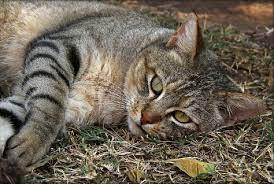
#> input picture Data Science - юни 2025/Working with Images/data/african-wildcat/af (10).jpg, 274 x 184 px; its folder holds only this picture in this run
$ jupyter execute 'Working with Images Lab.ipynb'
#> lines starting #> are read from the running program, lines starting #| are printed output that depends on the picture
[cell 1]
import numpy as np
import matplotlib.pyplot as plt
import pandas as pd
import seaborn as sns
import os
import cv2
from PIL import Image
import warnings
warnings.filterwarnings('ignore')

# Set up plotting style
plt.style.use('default')
sns.set_palette("husl")

# Working with Images Lab
## Information retrieval, preprocessing, and feature extraction

In this lab, you'll work with images of felines (cats), which have been classified according to their taxonomy. Each subfolder contains images of a particular species. The dataset is located [here](https://www.kaggle.com/datasets/datahmifitb/felis-taxonomy-image-classification) but it's also provided to you in the `data/` folder.

### Problem 1. Some exploration (1 point)
How many types of cats are there? How many images do we have of each? What is a typical image size? Are there any outliers in size?

[cell 2]
# Problem 1: Dataset Exploration
# Analyzing cat types, image counts, sizes, and outliers

def explore_cat_dataset(data_path):
    """
    Comprehensive exploration of the feline dataset
    """
    print("🐱 FELINE DATASET EXPLORATION")
    print("=" * 50)

    # 1. Count types of cats and images per type
    print("\n1. CAT TYPES AND IMAGE COUNTS")
    print("-" * 40)

    # Get all subdirectories (cat types/species)
    cat_types = []
    image_counts = {}
    image_extensions = ('.png', '.jpg', '.jpeg', '.bmp', '.tiff', '.gif')

    for item in os.listdir(data_path):
        item_path = os.path.join(data_path, item)
        if os.path.isdir(item_path):
            cat_types.append(item)

            # Count images in this category
            image_files = [f for f in os.listdir(item_path)
                          if f.lower().endswith(image_extensions)]
            image_counts[item] = len(image_files)

    # Sort by count for better visualization
    sorted_counts = dict(sorted(image_counts.items(), key=lambda x: x[1], reverse=True))

    print(f"Number of cat types: {len(cat_types)}")
    print(f"Total images: {sum(image_counts.values())}")
    print("\nImages per cat type:")
    for cat_type, count in sorted_counts.items():
        print(f"  {cat_type}: {count} images")

    return cat_types, sorted_counts

def analyze_image_sizes(data_path, cat_types):
    """
    Analyze image sizes and identify outliers
    """
    print("\n2. IMAGE SIZE ANALYSIS")
    print("-" * 40)

    # Collect image size information
    image_info = []
    image_extensions = ('.png', '.jpg', '.jpeg', '.bmp', '.tiff', '.gif')

    print("Analyzing image sizes...")
    total_images = 0

    for cat_type in cat_types:
        cat_path = os.path.join(data_path, cat_type)
        image_files = [f for f in os.listdir(cat_path)
                      if f.lower().endswith(image_extensions)]

        for img_file in image_files:
            img_path = os.path.join(cat_path, img_file)
            try:
                # Try with PIL first (faster for just getting dimensions)
                with Image.open(img_path) as img:
                    width, height = img.size

                # Get file size
                file_size = os.path.getsize(img_path)

                image_info.append({
                    'cat_type': cat_type,
                    'filename': img_file,
                    'width': width,
                    'height': height,
                    'aspect_ratio': width / height if height > 0 else 0,
                    'total_pixels': width * height,
                    'file_size_mb': file_size / (1024 * 1024)
                })

                total_images += 1
                if total_images % 100 == 0:
                    print(f"  Processed {total_images} images...")

            except Exception as e:
                print(f"  Error reading {img_path}: {e}")

    # Convert to DataFrame for easier analysis
    df = pd.DataFrame(image_info)

    # Basic statistics
    print(f"\n✅ Successfully analyzed {len(df)} images")
    print(f"✅ Skipped {total_images - len(df)} problematic images")

    print("\nIMAGE SIZE STATISTICS:")
    print(f"Width  - Min: {df['width'].min()}, Max: {df['width'].max()}, Mean: {df['width'].mean():.1f}")
    print(f"Height - Min: {df['height'].min()}, Max: {df['height'].max()}, Mean: {df['height'].mean():.1f}")
    print(f"Aspect Ratio - Min: {df['aspect_ratio'].min():.2f}, Max: {df['aspect_ratio'].max():.2f}, Mean: {df['aspect_ratio'].mean():.2f}")
    print(f"File Size (MB) - Min: {df['file_size_mb'].min():.2f}, Max: {df['file_size_mb'].max():.2f}, Mean: {df['file_size_mb'].mean():.2f}")

    return df

def identify_outliers(df):
    """
    Identify and report outliers in image sizes
    """
    print("\n3. OUTLIER DETECTION")
    print("-" * 40)

    # Function to detect outliers using IQR method
    def detect_outliers_iqr(data, column):
        Q1 = data[column].quantile(0.25)
        Q3 = data[column].quantile(0.75)
        IQR = Q3 - Q1
        lower_bound = Q1 - 1.5 * IQR
        upper_bound = Q3 + 1.5 * IQR
        return data[(data[column] < lower_bound) | (data[column] > upper_bound)]

    # Detect outliers for different metrics
    outliers_width = detect_outliers_iqr(df, 'width')
    outliers_height = detect_outliers_iqr(df, 'height')
    outliers_pixels = detect_outliers_iqr(df, 'total_pixels')
    outliers_filesize = detect_outliers_iqr(df, 'file_size_mb')

    print(f"Width outliers: {len(outliers_width)} images")
    print(f"Height outliers: {len(outliers_height)} images")
    print(f"Total pixels outliers: {len(outliers_pixels)} images")
    print(f"File size outliers: {len(outliers_filesize)} images")

    # Show extreme outliers
    print("\nEXTREME OUTLIERS:")

    # Largest images
    largest_images = df.nlargest(3, 'total_pixels')
    print("\nLargest images (by total pixels):")
    for _, row in largest_images.iterrows():
        print(f"  {row['filename']} ({row['cat_type']}): {row['width']}x{row['height']} = {row['total_pixels']:,} pixels")

    # Smallest images
    smallest_images = df.nsmallest(3, 'total_pixels')
    print("\nSmallest images (by total pixels):")
    for _, row in smallest_images.iterrows():
        print(f"  {row['filename']} ({row['cat_type']}): {row['width']}x{row['height']} = {row['total_pixels']:,} pixels")

    # Most extreme aspect ratios
    most_wide = df.nlargest(3, 'aspect_ratio')
    most_tall = df.nsmallest(3, 'aspect_ratio')

    print("\nMost wide images (highest aspect ratio):")
    for _, row in most_wide.iterrows():
        print(f"  {row['filename']} ({row['cat_type']}): {row['width']}x{row['height']}, ratio: {row['aspect_ratio']:.2f}")

    print("\nMost tall images (lowest aspect ratio):")
    for _, row in most_tall.iterrows():
        print(f"  {row['filename']} ({row['cat_type']}): {row['width']}x{row['height']}, ratio: {row['aspect_ratio']:.2f}")

    return outliers_width, outliers_height, outliers_pixels, outliers_filesize

def visualize_exploration_results(sorted_counts, df):
    """
    Create visualizations for the exploration results
    """
    print("\n4. VISUALIZATION")
    print("-" * 40)

    # Create a comprehensive visualization
    fig, axes = plt.subplots(2, 3, figsize=(18, 12))
    fig.suptitle('Feline Dataset Exploration Results', fontsize=16, fontweight='bold')

    # 1. Cat types distribution
    cat_types = list(sorted_counts.keys())
    counts = list(sorted_counts.values())

    axes[0, 0].bar(range(len(cat_types)), counts, color='skyblue', edgecolor='navy')
    axes[0, 0].set_title('Number of Images per Cat Type')
    axes[0, 0].set_xlabel('Cat Type')
    axes[0, 0].set_ylabel('Number of Images')
    axes[0, 0].set_xticks(range(len(cat_types)))
    axes[0, 0].set_xticklabels(cat_types, rotation=45, ha='right')

    # Add value labels on bars
    for i, v in enumerate(counts):
        axes[0, 0].text(i, v + 0.5, str(v), ha='center', va='bottom')

    # 2. Image width distribution
    axes[0, 1].hist(df['width'], bins=50, alpha=0.7, color='lightcoral', edgecolor='black')
    axes[0, 1].set_title('Distribution of Image Widths')
    axes[0, 1].set_xlabel('Width (pixels)')
    axes[0, 1].set_ylabel('Frequency')
    axes[0, 1].axvline(df['width'].mean(), color='red', linestyle='--', label=f'Mean: {df["width"].mean():.0f}')
    axes[0, 1].legend()

    # 3. Image height distribution
    axes[0, 2].hist(df['height'], bins=50, alpha=0.7, color='lightgreen', edgecolor='black')
    axes[0, 2].set_title('Distribution of Image Heights')
    axes[0, 2].set_xlabel('Height (pixels)')
    axes[0, 2].set_ylabel('Frequency')
    axes[0, 2].axvline(df['height'].mean(), color='green', linestyle='--', label=f'Mean: {df["height"].mean():.0f}')
    axes[0, 2].legend()

    # 4. Aspect ratio distribution
    axes[1, 0].hist(df['aspect_ratio'], bins=50, alpha=0.7, color='gold', edgecolor='black')
    axes[1, 0].set_title('Distribution of Aspect Ratios')
    axes[1, 0].set_xlabel('Aspect Ratio (width/height)')
    axes[1, 0].set_ylabel('Frequency')
    axes[1, 0].axvline(df['aspect_ratio'].mean(), color='orange', linestyle='--', label=f'Mean: {df["aspect_ratio"].mean():.2f}')
    axes[1, 0].legend()

    # 5. File size distribution
    axes[1, 1].hist(df['file_size_mb'], bins=50, alpha=0.7, color='mediumpurple', edgecolor='black')
    axes[1, 1].set_title('Distribution of File Sizes')
    axes[1, 1].set_xlabel('File Size (MB)')
    axes[1, 1].set_ylabel('Frequency')
    axes[1, 1].axvline(df['file_size_mb'].mean(), color='purple', linestyle='--', label=f'Mean: {df["file_size_mb"].mean():.2f}')
    axes[1, 1].legend()

    # 6. Scatter plot: Width vs Height
    scatter = axes[1, 2].scatter(df['width'], df['height'], alpha=0.6, c=df['total_pixels'], cmap='viridis', s=20)
    axes[1, 2].set_title('Width vs Height (colored by total pixels)')
    axes[1, 2].set_xlabel('Width (pixels)')
    axes[1, 2].set_ylabel('Height (pixels)')
    plt.colorbar(scatter, ax=axes[1, 2], label='Total Pixels')

    plt.tight_layout()
    plt.show()

    # Additional box plots for outlier visualization
    fig, axes = plt.subplots(1, 3, figsize=(15, 5))
    fig.suptitle('Box Plots for Outlier Detection', fontsize=14, fontweight='bold')

    # Box plot for widths
    axes[0].boxplot(df['width'])
    axes[0].set_title('Width Distribution')
    axes[0].set_ylabel('Width (pixels)')

    # Box plot for heights
    axes[1].boxplot(df['height'])
    axes[1].set_title('Height Distribution')
    axes[1].set_ylabel('Height (pixels)')

    # Box plot for file sizes
    axes[2].boxplot(df['file_size_mb'])
    axes[2].set_title('File Size Distribution')
    axes[2].set_ylabel('File Size (MB)')

    plt.tight_layout()
    plt.show()

def find_typical_image_size(df):
    """
    Determine typical image size and common dimensions
    """
    print("\n5. TYPICAL IMAGE SIZE ANALYSIS")
    print("-" * 40)

    # Most common exact dimensions
    dimension_counts = df.groupby(['width', 'height']).size().reset_index(name='count')
    most_common_dims = dimension_counts.nlargest(10, 'count')

    print("Most common exact dimensions:")
    for _, row in most_common_dims.iterrows():
        print(f"  {row['width']}x{row['height']}: {row['count']} images")

    # Statistical measures
    median_width = df['width'].median()
    median_height = df['height'].median()
    mode_width = df['width'].mode().iloc[0] if not df['width'].mode().empty else "No mode"
    mode_height = df['height'].mode().iloc[0] if not df['height'].mode().empty else "No mode"

    print(f"\nStatistical measures:")
    print(f"Median size: {median_width:.0f} x {median_height:.0f}")
    print(f"Mode size: {mode_width} x {mode_height}")
    print(f"Mean size: {df['width'].mean():.0f} x {df['height'].mean():.0f}")

    # Standard deviations
    print(f"\nVariability (standard deviation):")
    print(f"Width std: {df['width'].std():.0f}")
    print(f"Height std: {df['height'].std():.0f}")
    print(f"Aspect ratio std: {df['aspect_ratio'].std():.3f}")

    return most_common_dims

def main_exploration(data_path="data/"):
    """
    Main function to run Problem 1 exploration
    """
    print("Starting Problem 1: Dataset Exploration")

    # Check if data directory exists
    if not os.path.exists(data_path):
        print(f"❌ Data directory '{data_path}' not found!")
        print("Please update the data_path variable to point to your dataset.")
        return

    try:
        # 1. Explore cat types and counts
        cat_types, sorted_counts = explore_cat_dataset(data_path)

        # 2. Analyze image sizes
        df = analyze_image_sizes(data_path, cat_types)
#> in analyze_image_sizes, img is the input picture: PIL image 274x184 RGB; mean R, G, B 110.2, 100.5, 86.8
#| ✅ Successfully analyzed 2 images
#| ✅ Skipped 0 problematic images
#| Width  - Min: 177, Max: 274, Mean: 225.5
#| Height - Min: 184, Max: 285, Mean: 234.5
#| Aspect Ratio - Min: 0.62, Max: 1.49, Mean: 1.06
#| File Size (MB) - Min: 0.01, Max: 0.02, Mean: 0.02
#> df = table of 2 rows and 7 columns

        # 3. Identify outliers
        outliers = identify_outliers(df)

        # 4. Find typical image size
        typical_dims = find_typical_image_size(df)
#> typical_dims = table of 2 rows and 3 columns

        # 5. Create visualizations
        visualize_exploration_results(sorted_counts, df)
#> in visualize_exploration_results, `plt.show()`:
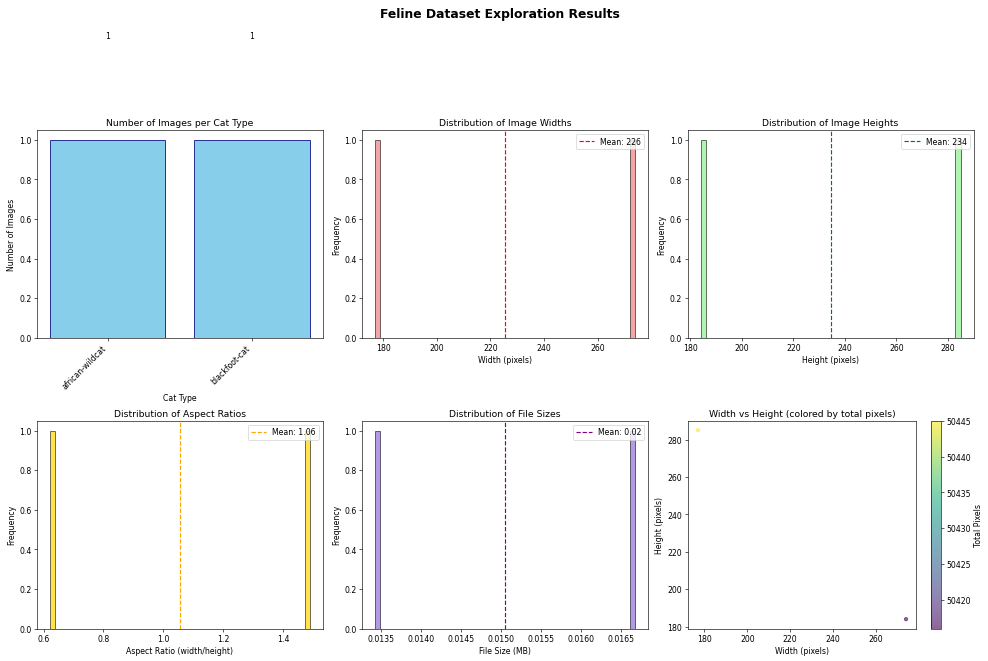
#> figure drawn by matplotlib, 7 panels
#> in visualize_exploration_results, `plt.show()`:
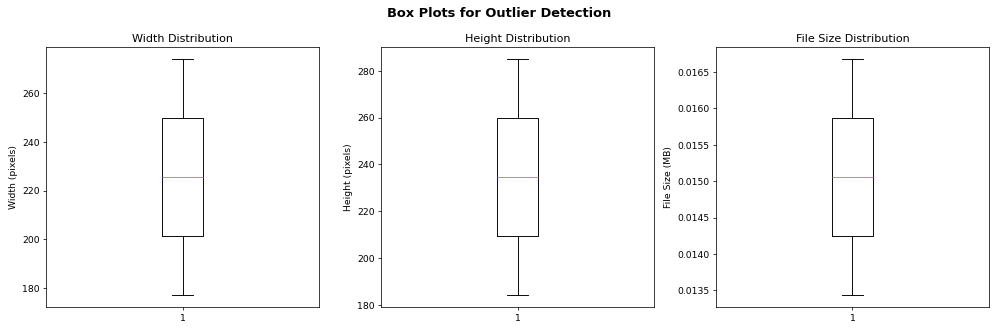
#> figure drawn by matplotlib, 3 panels

        print("\n" + "="*50)
        print("🎉 PROBLEM 1 COMPLETED SUCCESSFULLY!")
        print("="*50)

        # Summary
        print("\n📊 SUMMARY:")
        print(f"• {len(cat_types)} types of cats")
        print(f"• {len(df)} total images analyzed")
#| • 2 total images analyzed
        print(f"• Most common size: {typical_dims.iloc[0]['width']}x{typical_dims.iloc[0]['height']}")
#| • Most common size: 177x285
        print(f"• Size range: {df['width'].min()}x{df['height'].min()} to {df['width'].max()}x{df['height'].max()}")
#| • Size range: 177x184 to 274x285
        print(f"• Outliers detected in dimensions and file sizes")

        return df, cat_types, sorted_counts, outliers, typical_dims

    except Exception as e:
        print(f"❌ Error during exploration: {e}")
        return None

# Run the exploration
if __name__ == "__main__":
    # Update this path to point to your data directory
    data_path = "data/"

    # Run the exploration
    results = main_exploration(data_path)

    # If successful, results will contain all the analysis data
    if results:
        df, cat_types, sorted_counts, outliers, typical_dims = results
#> df = table of 2 rows and 7 columns; cat_types = ['african-wildcat', 'blackfoot-cat']; typical_dims = table of 2 rows and 3 columns
        print("\n✅ All results stored in variables for further analysis!")
